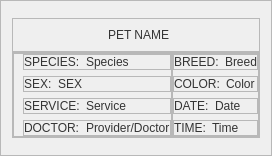
                     <widget class="QFrame" name="reviewPet">
                      <property name="sizePolicy">
                       <sizepolicy hsizetype="Expanding" vsizetype="Preferred">
                        <horstretch>0</horstretch>
                        <verstretch>0</verstretch>
                       </sizepolicy>
                      </property>
                      <property name="styleSheet">
                       <string notr="true">#reviewPet{
	border-radius:10px;
	background-color:rgb(244, 244, 244);
}</string>
                      </property>
                      <property name="frameShape">
                       <enum>QFrame::StyledPanel</enum>
                      </property>
                      <property name="frameShadow">
                       <enum>QFrame::Raised</enum>
                      </property>
                      <layout class="QVBoxLayout" name="verticalLayout_47">
                       <property name="spacing">
                        <number>0</number>
                       </property>
                       <property name="topMargin">
                        <number>17</number>
                       </property>
                       <property name="bottomMargin">
                        <number>17</number>
                       </property>
                       <item>
                        <widget class="QFrame" name="frame_37">
                         <property name="frameShape">
                          <enum>QFrame::StyledPanel</enum>
                         </property>
                         <property name="frameShadow">
                          <enum>QFrame::Raised</enum>
                         </property>
                         <layout class="QHBoxLayout" name="horizontalLayout_54">
                          <item>
                           <widget class="QLabel" name="ReviewPetIcon">
                            <property name="maximumSize">
                             <size>
                              <width>80</width>
                              <height>80</height>
                             </size>
                            </property>
                            <property name="text">
                             <string/>
                            </property>
                            <property name="pixmap">
                             <pixmap resource="../resource.qrc">:/Icons/Icons/catIcon.png</pixmap>
                            </property>
                            <property name="scaledContents">
                             <bool>true</bool>
                            </property>
                           </widget>
                          </item>
                          <item>
                           <widget class="QLabel" name="reviewPetName">
                            <property name="styleSheet">
                             <string notr="true">font: 87 14pt &quot;Montserrat Black&quot;;
color:rgb(52, 52, 52);</string>
                            </property>
                            <property name="text">
                             <string>PET NAME</string>
                            </property>
                           </widget>
                          </item>
                         </layout>
                        </widget>
                       </item>
                       <item>
                        <widget class="QFrame" name="frame_26">
                         <property name="sizePolicy">
                          <sizepolicy hsizetype="Preferred" vsizetype="Expanding">
                           <horstretch>0</horstretch>
                           <verstretch>0</verstretch>
                          </sizepolicy>
                         </property>
                         <property name="styleSheet">
                          <string notr="true">font: 57 13pt &quot;Montserrat Medium&quot;;
color:rgb(52, 52, 52);</string>
                         </property>
                         <property name="frameShape">
                          <enum>QFrame::StyledPanel</enum>
                         </property>
                         <property name="frameShadow">
                          <enum>QFrame::Raised</enum>
                         </property>
                         <layout class="QHBoxLayout" name="horizontalLayout_70">
                          <property name="spacing">
                           <number>0</number>
                          </property>
                          <property name="leftMargin">
                           <number>0</number>
                          </property>
                          <property name="topMargin">
                           <number>0</number>
                          </property>
                          <property name="rightMargin">
                           <number>0</number>
                          </property>
                          <property name="bottomMargin">
                           <number>0</number>
                          </property>
                          <item>
                           <widget class="QFrame" name="frame_42">
                            <property name="frameShape">
                             <enum>QFrame::StyledPanel</enum>
                            </property>
                            <property name="frameShadow">
                             <enum>QFrame::Raised</enum>
                            </property>
                            <layout class="QVBoxLayout" name="verticalLayout_62">
                             <property name="topMargin">
                              <number>0</number>
                             </property>
                             <property name="rightMargin">
                              <number>0</number>
                             </property>
                             <property name="bottomMargin">
                              <number>0</number>
                             </property>
                             <item>
                              <widget class="QFrame" name="frame_43">
                               <property name="frameShape">
                                <enum>QFrame::StyledPanel</enum>
                               </property>
                               <property name="frameShadow">
                                <enum>QFrame::Raised</enum>
                               </property>
                               <layout class="QHBoxLayout" name="horizontalLayout_68">
                                <property name="leftMargin">
                                 <number>0</number>
                                </property>
                                <property name="topMargin">
                                 <number>0</number>
                                </property>
                                <property name="rightMargin">
                                 <number>0</number>
                                </property>
                                <property name="bottomMargin">
                                 <number>0</number>
                                </property>
                                <item>
                                 <widget class="QLabel" name="label_21">
                                  <property name="sizePolicy">
                                   <sizepolicy hsizetype="Fixed" vsizetype="Preferred">
                                    <horstretch>0</horstretch>
                                    <verstretch>0</verstretch>
                                   </sizepolicy>
                                  </property>
                                  <property name="styleSheet">
                                   <string notr="true">font: 87 13pt &quot;Montserrat Black&quot;;
color:rgb(52, 52, 52);</string>
                                  </property>
                                  <property name="text">
                                   <string>SPECIES:</string>
                                  </property>
                                 </widget>
                                </item>
                                <item>
                                 <widget class="QLabel" name="reviewSpecies">
                                  <property name="styleSheet">
                                   <string notr="true"/>
                                  </property>
                                  <property name="text">
                                   <string>Species</string>
                                  </property>
                                 </widget>
                                </item>
                               </layout>
                              </widget>
                             </item>
                             <item>
                              <widget class="QFrame" name="frame_44">
                               <property name="frameShape">
                                <enum>QFrame::StyledPanel</enum>
                               </property>
                               <property name="frameShadow">
                                <enum>QFrame::Raised</enum>
                               </property>
                               <layout class="QHBoxLayout" name="horizontalLayout_69">
                                <property name="leftMargin">
                                 <number>0</number>
                                </property>
                                <property name="topMargin">
                                 <number>0</number>
                                </property>
                                <property name="bottomMargin">
                                 <number>0</number>
                                </property>
                                <item>
                                 <widget class="QLabel" name="label_28">
                                  <property name="sizePolicy">
                                   <sizepolicy hsizetype="Fixed" vsizetype="Preferred">
                                    <horstretch>0</horstretch>
                                    <verstretch>0</verstretch>
                                   </sizepolicy>
                                  </property>
                                  <property name="styleSheet">
                                   <string notr="true">font: 87 13pt &quot;Montserrat Black&quot;;
color:rgb(52, 52, 52);</string>
                                  </property>
                                  <property name="text">
                                   <string>SEX:</string>
                                  </property>
                                 </widget>
                                </item>
                                <item>
                                 <widget class="QLabel" name="reviewSex">
                                  <property name="text">
                                   <string>SEX</string>
                                  </property>
                                 </widget>
                                </item>
                               </layout>
                              </widget>
                             </item>
                             <item>
                              <widget class="QFrame" name="frame_45">
                               <property name="frameShape">
                                <enum>QFrame::StyledPanel</enum>
                               </property>
                               <property name="frameShadow">
                                <enum>QFrame::Raised</enum>
                               </property>
                               <layout class="QHBoxLayout" name="horizontalLayout_67">
                                <property name="leftMargin">
                                 <number>0</number>
                                </property>
                                <property name="topMargin">
                                 <number>0</number>
                                </property>
                                <property name="rightMargin">
                                 <number>0</number>
                                </property>
                                <property name="bottomMargin">
                                 <number>0</number>
                                </property>
                                <item>
                                 <widget class="QLabel" name="label_25">
                                  <property name="sizePolicy">
                                   <sizepolicy hsizetype="Fixed" vsizetype="Preferred">
                                    <horstretch>0</horstretch>
                                    <verstretch>0</verstretch>
                                   </sizepolicy>
                                  </property>
                                  <property name="styleSheet">
                                   <string notr="true">font: 87 13pt &quot;Montserrat Black&quot;;
color:rgb(52, 52, 52);</string>
                                  </property>
                                  <property name="text">
                                   <string>SERVICE:</string>
                                  </property>
                                 </widget>
                                </item>
                                <item>
                                 <widget class="QLabel" name="reviewService">
                                  <property name="styleSheet">
                                   <string notr="true"/>
                                  </property>
                                  <property name="text">
                                   <string>Service</string>
                                  </property>
                                 </widget>
                                </item>
                               </layout>
                              </widget>
                             </item>
                             <item>
                              <widget class="QFrame" name="frame_46">
                               <property name="frameShape">
                                <enum>QFrame::StyledPanel</enum>
                               </property>
                               <property name="frameShadow">
                                <enum>QFrame::Raised</enum>
                               </property>
                               <layout class="QHBoxLayout" name="horizontalLayout_59">
                                <property name="leftMargin">
                                 <number>0</number>
                                </property>
                                <property name="topMargin">
                                 <number>0</number>
                                </property>
                                <property name="rightMargin">
                                 <number>0</number>
                                </property>
                                <property name="bottomMargin">
                                 <number>0</number>
                                </property>
                                <item>
                                 <widget class="QLabel" name="label_23">
                                  <property name="sizePolicy">
                                   <sizepolicy hsizetype="Fixed" vsizetype="Preferred">
                                    <horstretch>0</horstretch>
                                    <verstretch>0</verstretch>
                                   </sizepolicy>
                                  </property>
                                  <property name="styleSheet">
                                   <string notr="true">font: 87 13pt &quot;Montserrat Black&quot;;
color:rgb(52, 52, 52);</string>
                                  </property>
                                  <property name="text">
                                   <string>DOCTOR:</string>
                                  </property>
                                 </widget>
                                </item>
                                <item>
                                 <widget class="QLabel" name="reviewDoctor">
                                  <property name="styleSheet">
                                   <string notr="true"/>
                                  </property>
                                  <property name="text">
                                   <string>Provider/Doctor</string>
                                  </property>
                                 </widget>
                                </item>
                               </layout>
                              </widget>
                             </item>
                            </layout>
                           </widget>
                          </item>
                          <item>
                           <widget class="QFrame" name="frame_47">
                            <property name="frameShape">
                             <enum>QFrame::StyledPanel</enum>
                            </property>
                            <property name="frameShadow">
                             <enum>QFrame::Raised</enum>
                            </property>
                            <layout class="QVBoxLayout" name="verticalLayout_64">
                             <property name="leftMargin">
                              <number>0</number>
                             </property>
                             <property name="topMargin">
                              <number>0</number>
                             </property>
                             <property name="rightMargin">
                              <number>0</number>
                             </property>
                             <property name="bottomMargin">
                              <number>0</number>
                             </property>
                             <item>
                              <widget class="QFrame" name="frame_25">
                               <property name="frameShape">
                                <enum>QFrame::StyledPanel</enum>
                               </property>
                               <property name="frameShadow">
                                <enum>QFrame::Raised</enum>
                               </property>
                               <layout class="QHBoxLayout" name="horizontalLayout_34">
                                <property name="leftMargin">
                                 <number>0</number>
                                </property>
                                <property name="topMargin">
                                 <number>0</number>
                                </property>
                                <property name="rightMargin">
                                 <number>0</number>
                                </property>
                                <property name="bottomMargin">
                                 <number>0</number>
                                </property>
                                <item>
                                 <widget class="QLabel" name="label_22">
                                  <property name="sizePolicy">
                                   <sizepolicy hsizetype="Fixed" vsizetype="Preferred">
                                    <horstretch>0</horstretch>
                                    <verstretch>0</verstretch>
                                   </sizepolicy>
                                  </property>
                                  <property name="styleSheet">
                                   <string notr="true">font: 87 13pt &quot;Montserrat Black&quot;;
color:rgb(52, 52, 52);</string>
                                  </property>
                                  <property name="text">
                                   <string>BREED:</string>
                                  </property>
                                 </widget>
                                </item>
                                <item>
                                 <widget class="QLabel" name="reviewBreed">
                                  <property name="styleSheet">
                                   <string notr="true"/>
                                  </property>
                                  <property name="text">
                                   <string>Breed</string>
                                  </property>
                                 </widget>
                                </item>
                               </layout>
                              </widget>
                             </item>
                             <item>
                              <widget class="QFrame" name="frame_27">
                               <property name="frameShape">
                                <enum>QFrame::StyledPanel</enum>
                               </property>
                               <property name="frameShadow">
                                <enum>QFrame::Raised</enum>
                               </property>
                               <layout class="QHBoxLayout" name="horizontalLayout_37">
                                <property name="leftMargin">
                                 <number>0</number>
                                </property>
                                <property name="topMargin">
                                 <number>0</number>
                                </property>
                                <property name="rightMargin">
                                 <number>0</number>
                                </property>
                                <property name="bottomMargin">
                                 <number>0</number>
                                </property>
                                <item>
                                 <widget class="QLabel" name="label_24">
                                  <property name="sizePolicy">
                                   <sizepolicy hsizetype="Fixed" vsizetype="Preferred">
                                    <horstretch>0</horstretch>
                                    <verstretch>0</verstretch>
                                   </sizepolicy>
                                  </property>
                                  <property name="styleSheet">
                                   <string notr="true">font: 87 13pt &quot;Montserrat Black&quot;;
color:rgb(52, 52, 52);</string>
                                  </property>
                                  <property name="text">
                                   <string>COLOR:</string>
                                  </property>
                                 </widget>
                                </item>
                                <item>
                                 <widget class="QLabel" name="reviewColor">
                                  <property name="styleSheet">
                                   <string notr="true"/>
                                  </property>
                                  <property name="text">
                                   <string>Color</string>
                                  </property>
                                 </widget>
                                </item>
                               </layout>
                              </widget>
                             </item>
                             <item>
                              <widget class="QFrame" name="frame_29">
                               <property name="frameShape">
                                <enum>QFrame::StyledPanel</enum>
                               </property>
                               <property name="frameShadow">
                                <enum>QFrame::Raised</enum>
                               </property>
                               <layout class="QHBoxLayout" name="horizontalLayout_39">
                                <property name="leftMargin">
                                 <number>0</number>
                                </property>
                                <property name="topMargin">
                                 <number>0</number>
                                </property>
                                <property name="rightMargin">
                                 <number>0</number>
                                </property>
                                <property name="bottomMargin">
                                 <number>0</number>
                                </property>
                                <item>
                                 <widget class="QLabel" name="label_26">
                                  <property name="sizePolicy">
                                   <sizepolicy hsizetype="Fixed" vsizetype="Preferred">
                                    <horstretch>0</horstretch>
                                    <verstretch>0</verstretch>
                                   </sizepolicy>
                                  </property>
                                  <property name="styleSheet">
                                   <string notr="true">font: 87 13pt &quot;Montserrat Black&quot;;
color:rgb(52, 52, 52);</string>
                                  </property>
                                  <property name="text">
                                   <string>DATE:</string>
                                  </property>
                                 </widget>
                                </item>
                                <item>
                                 <widget class="QLabel" name="reviewDate">
                                  <property name="styleSheet">
                                   <string notr="true"/>
                                  </property>
                                  <property name="text">
                                   <string>Date </string>
                                  </property>
                                 </widget>
                                </item>
                               </layout>
                              </widget>
                             </item>
                             <item>
                              <widget class="QFrame" name="frame_28">
                               <property name="frameShape">
                                <enum>QFrame::StyledPanel</enum>
                               </property>
                               <property name="frameShadow">
                                <enum>QFrame::Raised</enum>
                               </property>
                               <layout class="QHBoxLayout" name="horizontalLayout_38">
                                <property name="leftMargin">
                                 <number>0</number>
                                </property>
                                <property name="topMargin">
                                 <number>0</number>
                                </property>
                                <property name="rightMargin">
                                 <number>0</number>
                                </property>
                                <property name="bottomMargin">
                                 <number>0</number>
                                </property>
                                <item>
                                 <widget class="QLabel" name="label_32">
                                  <property name="sizePolicy">
                                   <sizepolicy hsizetype="Fixed" vsizetype="Preferred">
                                    <horstretch>0</horstretch>
                                    <verstretch>0</verstretch>
                                   </sizepolicy>
                                  </property>
                                  <property name="styleSheet">
                                   <string notr="true">font: 87 13pt &quot;Montserrat Black&quot;;
color:rgb(52, 52, 52);</string>
                                  </property>
                                  <property name="text">
                                   <string>TIME:</string>
                                  </property>
                                 </widget>
                                </item>
                                <item>
                                 <widget class="QLabel" name="reviewTime">
                                  <property name="text">
                                   <string>Time</string>
                                  </property>
                                 </widget>
                                </item>
                               </layout>
                              </widget>
                             </item>
                            </layout>
                           </widget>
                          </item>
                         </layout>
                        </widget>
                       </item>
                      </layout>
                     </widget>
